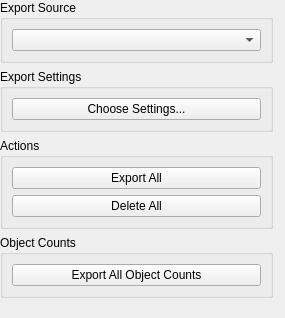
<?xml version="1.0" encoding="UTF-8"?>
<ui version="4.0">
 <class>Form</class>
 <widget class="QWidget" name="Form">
  <property name="geometry">
   <rect>
    <x>0</x>
    <y>0</y>
    <width>285</width>
    <height>318</height>
   </rect>
  </property>
  <property name="windowTitle">
   <string>Form</string>
  </property>
  <layout class="QVBoxLayout" name="verticalLayout_3">
   <property name="leftMargin">
    <number>0</number>
   </property>
   <property name="topMargin">
    <number>0</number>
   </property>
   <property name="rightMargin">
    <number>12</number>
   </property>
   <property name="bottomMargin">
    <number>0</number>
   </property>
   <item>
    <layout class="QVBoxLayout" name="verticalLayout">
     <item>
      <widget class="QGroupBox" name="groupBox_3">
       <property name="title">
        <string>Export Source</string>
       </property>
       <layout class="QVBoxLayout" name="verticalLayout_5">
        <item>
         <widget class="QComboBox" name="inputSelectionCombo"/>
        </item>
       </layout>
      </widget>
     </item>
     <item>
      <widget class="QGroupBox" name="groupBox_2">
       <property name="title">
        <string>Export Settings</string>
       </property>
       <layout class="QVBoxLayout" name="verticalLayout_4">
        <item>
         <widget class="QPushButton" name="settingsButton">
          <property name="text">
           <string>Choose Settings...</string>
          </property>
         </widget>
        </item>
       </layout>
      </widget>
     </item>
     <item>
      <widget class="QGroupBox" name="groupBox">
       <property name="title">
        <string>Actions</string>
       </property>
       <layout class="QVBoxLayout" name="verticalLayout_2">
        <item>
         <widget class="QPushButton" name="exportAllButton">
          <property name="toolTip">
           <string>Compute and store all batch output datasets</string>
          </property>
          <property name="text">
           <string>Export All</string>
          </property>
         </widget>
        </item>
        <item>
         <widget class="QPushButton" name="deleteAllButton">
          <property name="toolTip">
           <string>Delete all previously computed batch output datasets</string>
          </property>
          <property name="text">
           <string>Delete All</string>
          </property>
         </widget>
        </item>
       </layout>
      </widget>
     </item>
     <item>
      <widget class="QGroupBox" name="groupBox_4">
       <property name="title">
        <string>Object Counts</string>
       </property>
       <layout class="QVBoxLayout" name="verticalLayout_6">
        <item>
         <widget class="QPushButton" name="exportAllObjectCountsButton">
          <property name="text">
           <string>Export All Object Counts</string>
          </property>
         </widget>
        </item>
       </layout>
      </widget>
     </item>
     <item>
      <spacer name="verticalSpacer">
       <property name="orientation">
        <enum>Qt::Vertical</enum>
       </property>
       <property name="sizeHint" stdset="0">
        <size>
         <width>20</width>
         <height>40</height>
        </size>
       </property>
      </spacer>
     </item>
    </layout>
   </item>
  </layout>
 </widget>
 <resources/>
 <connections/>
</ui>
